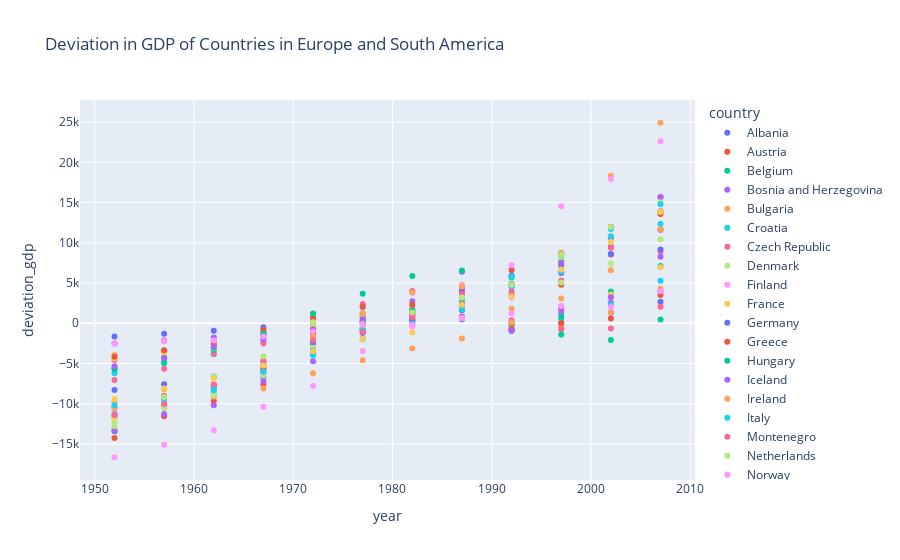

Notebook cell for this chart:
### Markdown cell above
2. Deviation in GDP of each country in Europe and South America.

### Code cell
df = df[df['continent'].isin(['Europe', 'South America'])]

df['deviation_gdp'] = df.groupby('country')['gdpPercap'].apply(lambda x: x - x.mean())

fig = px.scatter(df, x='year', y='deviation_gdp', color='country', title='Deviation in GDP of Countries in Europe and South America')

fig.show()

### Figure 1 — Plotly figure (JSON) as saved in the notebook; plotly's stock layout.template omitted (floating-point values rounded to 4 significant figures)
{"data": [{"hovertemplate": "country=Albania<br>year=%{x}<br>deviation_gdp=%{y}<extra></extra>", "legendgroup": "Albania", "marker": {"color": "#636efa", "symbol": "circle"}, "mode": "markers", "name": "Albania", "orientation": "v", "showlegend": true, "type": "scatter", "x": [1952, 1957, 1962, 1967, 1972, 1977, 1982, 1987, 1992, 1997, 2002, 2007], "xaxis": "x", "y": [-1654.0, -1313.0, -942.5, -495.2, 58.06, 277.6, 375.5, 483.6, -757.9, -62.31, 1349.0, 2682.0], "yaxis": "y"}, {"hovertemplate": "country=Austria<br>year=%{x}<br>deviation_gdp=%{y}<extra></extra>", "legendgroup": "Austria", "marker": {"color": "#EF553B", "symbol": "circle"}, "mode": "markers", "name": "Austria", "orientation": "v", "showlegend": true, "type": "scatter", "x": [1952, 1957, 1962, 1967, 1972, 1977, 1982, 1987, 1992, 1997, 2002, 2007], "xaxis": "x", "y": [-14270.0, -11570.0, -9661.0, -7577.0, -3750.0, -662.5, 1185.0, 3276.0, 6630.0, 8684.0, 12010.0, 15710.0], "yaxis": "y"}, {"hovertemplate": "country=Belgium<br>year=%{x}<br>deviation_gdp=%{y}<extra></extra>", "legendgroup": "Belgium", "marker": {"color": "#00cc96", "symbol": "circle"}, "mode": "markers", "name": "Belgium", "orientation": "v", "showlegend": true, "type": "scatter", "x": [1952, 1957, 1962, 1967, 1972, 1977, 1982, 1987, 1992, 1997, 2002, 2007], "xaxis": "x", "y": [-11560.0, -10190.0, -8910.0, -6752.0, -3229.0, -782.8, 1079.0, 2625.0, 5675.0, 7660.0, 10590.0, 13790.0], "yaxis": "y"}, {"hovertemplate": "country=Bosnia and Herzegovina<br>year=%{x}<br>deviation_gdp=%{y}<extra></extra>", "legendgroup": "Bosnia and Herzegovina", "marker": {"color": "#ab63fa", "symbol": "circle"}, "mode": "markers", "name": "Bosnia and Herzegovina", "orientation": "v", "showlegend": true, "type": "scatter", "x": [1952, 1957, 1962, 1967, 1972, 1977, 1982, 1987, 1992, 1997, 2002, 2007], "xaxis": "x", "y": [-2511.0, -2131.0, -1775.0, -1312.0, -624.6, 43.7, 641.8, 829.3, -938.0, 1282.0, 2534.0, 3962.0], "yaxis": "y"}, {"hovertemplate": "country=Bulgaria<br>year=%{x}<br>deviation_gdp=%{y}<extra></extra>", "legendgroup": "Bulgaria", "marker": {"color": "#FFA15A", "symbol": "circle"}, "mode": "markers", "name": "Bulgaria", "orientation": "v", "showlegend": true, "type": "scatter", "x": [1952, 1957, 1962, 1967, 1972, 1977, 1982, 1987, 1992, 1997, 2002, 2007], "xaxis": "x", "y": [-3940.0, -3375.0, -2130.0, -807.1, 213.4, 1228.0, 1840.0, 1856.0, -81.43, -413.7, 1313.0, 4297.0], "yaxis": "y"}, {"hovertemplate": "country=Croatia<br>year=%{x}<br>deviation_gdp=%{y}<extra></extra>", "legendgroup": "Croatia", "marker": {"color": "#19d3f3", "symbol": "circle"}, "mode": "markers", "name": "Croatia", "orientation": "v", "showlegend": true, "type": "scatter", "x": [1952, 1957, 1962, 1967, 1972, 1977, 1982, 1987, 1992, 1997, 2002, 2007], "xaxis": "x", "y": [-6212.0, -4993.0, -3854.0, -2371.0, -167.6, 1974.0, 3890.0, 4491.0, -883.9, 543.9, 2297.0, 5288.0], "yaxis": "y"}, {"hovertemplate": "country=Czech Republic<br>year=%{x}<br>deviation_gdp=%{y}<extra></extra>", "legendgroup": "Czech Republic", "marker": {"color": "#FF6692", "symbol": "circle"}, "mode": "markers", "name": "Czech Republic", "orientation": "v", "showlegend": true, "type": "scatter", "x": [1952, 1957, 1962, 1967, 1972, 1977, 1982, 1987, 1992, 1997, 2002, 2007], "xaxis": "x", "y": [-7044.0, -5664.0, -3783.0, -2521.0, -811.6, 880.1, 1457.0, 2390.0, 377.0, 2129.0, 3676.0, 8913.0], "yaxis": "y"}, {"hovertemplate": "country=Denmark<br>year=%{x}<br>deviation_gdp=%{y}<extra></extra>", "legendgroup": "Denmark", "marker": {"color": "#B6E880", "symbol": "circle"}, "mode": "markers", "name": "Denmark", "orientation": "v", "showlegend": true, "type": "scatter", "x": [1952, 1957, 1962, 1967, 1972, 1977, 1982, 1987, 1992, 1997, 2002, 2007], "xaxis": "x", "y": [-11980.0, -10570.0, -8089.0, -5735.0, -2806.0, -1249.0, 16.22, 3444.0, 4735.0, 8133.0, 10490.0, 13610.0], "yaxis": "y"}, {"hovertemplate": "country=Finland<br>year=%{x}<br>deviation_gdp=%{y}<extra></extra>", "legendgroup": "Finland", "marker": {"color": "#FF97FF", "symbol": "circle"}, "mode": "markers", "name": "Finland", "orientation": "v", "showlegend": true, "type": "scatter", "x": [1952, 1957, 1962, 1967, 1972, 1977, 1982, 1987, 1992, 1997, 2002, 2007], "xaxis": "x", "y": [-11050.0, -9928.0, -8102.0, -6552.0, -3115.0, -1868.0, 1059.0, 3667.0, 3173.0, 6250.0, 10730.0, 15730.0], "yaxis": "y"}, {"hovertemplate": "country=France<br>year=%{x}<br>deviation_gdp=%{y}<extra></extra>", "legendgroup": "France", "marker": {"color": "#FECB52", "symbol": "circle"}, "mode": "markers", "name": "France", "orientation": "v", "showlegend": true, "type": "scatter", "x": [1952, 1957, 1962, 1967, 1972, 1977, 1982, 1987, 1992, 1997, 2002, 2007], "xaxis": "x", "y": [-11800.0, -10170.0, -8273.0, -5834.0, -2726.0, -540.9, 1460.0, 3233.0, 5870.0, 7056.0, 10090.0, 11640.0], "yaxis": "y"}, {"hovertemplate": "country=Germany<br>year=%{x}<br>deviation_gdp=%{y}<extra></extra>", "legendgroup": "Germany", "marker": {"color": "#636efa", "symbol": "circle"}, "mode": "markers", "name": "Germany", "orientation": "v", "showlegend": true, "type": "scatter", "x": [1952, 1957, 1962, 1967, 1972, 1977, 1982, 1987, 1992, 1997, 2002, 2007], "xaxis": "x", "y": [-13410.0, -10370.0, -7654.0, -5811.0, -2541.0, -43.76, 1475.0, 4083.0, 5949.0, 7232.0, 9479.0, 11610.0], "yaxis": "y"}, {"hovertemplate": "country=Greece<br>year=%{x}<br>deviation_gdp=%{y}<extra></extra>", "legendgroup": "Greece", "marker": {"color": "#EF553B", "symbol": "circle"}, "mode": "markers", "name": "Greece", "orientation": "v", "showlegend": true, "type": "scatter", "x": [1952, 1957, 1962, 1967, 1972, 1977, 1982, 1987, 1992, 1997, 2002, 2007], "xaxis": "x", "y": [-10440.0, -9053.0, -7952.0, -5456.0, -1244.0, 226.5, 1299.0, 2151.0, 3572.0, 4779.0, 8545.0, 13570.0], "yaxis": "y"}, {"hovertemplate": "country=Hungary<br>year=%{x}<br>deviation_gdp=%{y}<extra></extra>", "legendgroup": "Hungary", "marker": {"color": "#00cc96", "symbol": "circle"}, "mode": "markers", "name": "Hungary", "orientation": "v", "showlegend": true, "type": "scatter", "x": [1952, 1957, 1962, 1967, 1972, 1977, 1982, 1987, 1992, 1997, 2002, 2007], "xaxis": "x", "y": [-5625.0, -4848.0, -3338.0, -1562.0, -719.5, 786.7, 1658.0, 2098.0, -352.5, 824.6, 3956.0, 7121.0], "yaxis": "y"}, {"hovertemplate": "country=Iceland<br>year=%{x}<br>deviation_gdp=%{y}<extra></extra>", "legendgroup": "Iceland", "marker": {"color": "#ab63fa", "symbol": "circle"}, "mode": "markers", "name": "Iceland", "orientation": "v", "showlegend": true, "type": "scatter", "x": [1952, 1957, 1962, 1967, 1972, 1977, 1982, 1987, 1992, 1997, 2002, 2007], "xaxis": "x", "y": [-13260.0, -11290.0, -10180.0, -7212.0, -4733.0, -876.5, 2738.0, 6392.0, 4613.0, 7530.0, 10630.0, 15650.0], "yaxis": "y"}, {"hovertemplate": "country=Ireland<br>year=%{x}<br>deviation_gdp=%{y}<extra></extra>", "legendgroup": "Ireland", "marker": {"color": "#FFA15A", "symbol": "circle"}, "mode": "markers", "name": "Ireland", "orientation": "v", "showlegend": true, "type": "scatter", "x": [1952, 1957, 1962, 1967, 1972, 1977, 1982, 1987, 1992, 1997, 2002, 2007], "xaxis": "x", "y": [-10550.0, -10160.0, -9127.0, -8103.0, -6228.0, -4608.0, -3140.0, -1886.0, 1800.0, 8763.0, 18320.0, 24920.0], "yaxis": "y"}, {"hovertemplate": "country=Italy<br>year=%{x}<br>deviation_gdp=%{y}<extra></extra>", "legendgroup": "Italy", "marker": {"color": "#19d3f3", "symbol": "circle"}, "mode": "markers", "name": "Italy", "orientation": "v", "showlegend": true, "type": "scatter", "x": [1952, 1957, 1962, 1967, 1972, 1977, 1982, 1987, 1992, 1997, 2002, 2007], "xaxis": "x", "y": [-11310.0, -9997.0, -8002.0, -6223.0, -3976.0, -1989.0, 292.3, 2962.0, 5768.0, 8430.0, 11720.0, 12320.0], "yaxis": "y"}, {"hovertemplate": "country=Montenegro<br>year=%{x}<br>deviation_gdp=%{y}<extra></extra>", "legendgroup": "Montenegro", "marker": {"color": "#FF6692", "symbol": "circle"}, "mode": "markers", "name": "Montenegro", "orientation": "v", "showlegend": true, "type": "scatter", "x": [1952, 1957, 1962, 1967, 1972, 1977, 1982, 1987, 1992, 1997, 2002, 2007], "xaxis": "x", "y": [-4560.0, -3526.0, -2558.0, -1300.0, 570.3, 2388.0, 4015.0, 4524.0, -204.7, -742.5, -650.9, 2046.0], "yaxis": "y"}, {"hovertemplate": "country=Netherlands<br>year=%{x}<br>deviation_gdp=%{y}<extra></extra>", "legendgroup": "Netherlands", "marker": {"color": "#B6E880", "symbol": "circle"}, "mode": "markers", "name": "Netherlands", "orientation": "v", "showlegend": true, "type": "scatter", "x": [1952, 1957, 1962, 1967, 1972, 1977, 1982, 1987, 1992, 1997, 2002, 2007], "xaxis": "x", "y": [-12810.0, -10470.0, -8958.0, -6386.0, -2954.0, -539.8, -349.4, 1902.0, 5042.0, 8497.0, 11980.0, 15050.0], "yaxis": "y"}, {"hovertemplate": "country=Norway<br>year=%{x}<br>deviation_gdp=%{y}<extra></extra>", "legendgroup": "Norway", "marker": {"color": "#FF97FF", "symbol": "circle"}, "mode": "markers", "name": "Norway", "orientation": "v", "showlegend": true, "type": "scatter", "x": [1952, 1957, 1962, 1967, 1972, 1977, 1982, 1987, 1992, 1997, 2002, 2007], "xaxis": "x", "y": [-16650.0, -15090.0, -13300.0, -10390.0, -7782.0, -3436.0, -448.7, 4794.0, 7218.0, 14540.0, 17940.0, 22610.0], "yaxis": "y"}, {"hovertemplate": "country=Poland<br>year=%{x}<br>deviation_gdp=%{y}<extra></extra>", "legendgroup": "Poland", "marker": {"color": "#FECB52", "symbol": "circle"}, "mode": "markers", "name": "Poland", "orientation": "v", "showlegend": true, "type": "scatter", "x": [1952, 1957, 1962, 1967, 1972, 1977, 1982, 1987, 1992, 1997, 2002, 2007], "xaxis": "x", "y": [-4387.0, -3682.0, -3078.0, -1859.0, -410.0, 1092.0, 34.98, 665.8, -677.7, 1743.0, 3586.0, 6973.0], "yaxis": "y"}, {"hovertemplate": "country=Portugal<br>year=%{x}<br>deviation_gdp=%{y}<extra></extra>", "legendgroup": "Portugal", "marker": {"color": "#636efa", "symbol": "circle"}, "mode": "markers", "name": "Portugal", "orientation": "v", "showlegend": true, "type": "scatter", "x": [1952, 1957, 1962, 1967, 1972, 1977, 1982, 1987, 1992, 1997, 2002, 2007], "xaxis": "x", "y": [-8286.0, -7580.0, -6626.0, -4993.0, -2332.0, -1182.0, 399.8, 1685.0, 4853.0, 6287.0, 8617.0, 9156.0], "yaxis": "y"}, {"hovertemplate": "country=Romania<br>year=%{x}<br>deviation_gdp=%{y}<extra></extra>", "legendgroup": "Romania", "marker": {"color": "#EF553B", "symbol": "circle"}, "mode": "markers", "name": "Romania", "orientation": "v", "showlegend": true, "type": "scatter", "x": [1952, 1957, 1962, 1967, 1972, 1977, 1982, 1987, 1992, 1997, 2002, 2007], "xaxis": "x", "y": [-4156.0, -3357.0, -2565.0, -829.3, 711.2, 2056.0, 2305.0, 2396.0, -701.8, 46.38, 585.2, 3508.0], "yaxis": "y"}, {"hovertemplate": "country=Serbia<br>year=%{x}<br>deviation_gdp=%{y}<extra></extra>", "legendgroup": "Serbia", "marker": {"color": "#00cc96", "symbol": "circle"}, "mode": "markers", "name": "Serbia", "orientation": "v", "showlegend": true, "type": "scatter", "x": [1952, 1957, 1962, 1967, 1972, 1977, 1982, 1987, 1992, 1997, 2002, 2007], "xaxis": "x", "y": [-5724.0, -4324.0, -3015.0, -1313.0, 1217.0, 3676.0, 5876.0, 6566.0, 20.02, -1391.0, -2069.0, 481.5], "yaxis": "y"}, {"hovertemplate": "country=Slovak Republic<br>year=%{x}<br>deviation_gdp=%{y}<extra></extra>", "legendgroup": "Slovak Republic", "marker": {"color": "#ab63fa", "symbol": "circle"}, "mode": "markers", "name": "Slovak Republic", "orientation": "v", "showlegend": true, "type": "scatter", "x": [1952, 1957, 1962, 1967, 1972, 1977, 1982, 1987, 1992, 1997, 2002, 2007], "xaxis": "x", "y": [-5341.0, -4322.0, -2934.0, -2003.0, -741.4, 507.1, 933.0, 1622.0, -917.1, 1711.0, 3223.0, 8263.0], "yaxis": "y"}, {"hovertemplate": "country=Slovenia<br>year=%{x}<br>deviation_gdp=%{y}<extra></extra>", "legendgroup": "Slovenia", "marker": {"color": "#FFA15A", "symbol": "circle"}, "mode": "markers", "name": "Slovenia", "orientation": "v", "showlegend": true, "type": "scatter", "x": [1952, 1957, 1962, 1967, 1972, 1977, 1982, 1987, 1992, 1997, 2002, 2007], "xaxis": "x", "y": [-9860.0, -8212.0, -6672.0, -4669.0, -1691.0, 1202.0, 3792.0, 4604.0, 140.1, 3087.0, 6585.0, 11690.0], "yaxis": "y"}, {"hovertemplate": "country=Spain<br>year=%{x}<br>deviation_gdp=%{y}<extra></extra>", "legendgroup": "Spain", "marker": {"color": "#19d3f3", "symbol": "circle"}, "mode": "markers", "name": "Spain", "orientation": "v", "showlegend": true, "type": "scatter", "x": [1952, 1957, 1962, 1967, 1972, 1977, 1982, 1987, 1992, 1997, 2002, 2007], "xaxis": "x", "y": [-10200.0, -9465.0, -8336.0, -6036.0, -3391.0, -792.9, -103.7, 1735.0, 4573.0, 6415.0, 10810.0, 14790.0], "yaxis": "y"}, {"hovertemplate": "country=Sweden<br>year=%{x}<br>deviation_gdp=%{y}<extra></extra>", "legendgroup": "Sweden", "marker": {"color": "#FF6692", "symbol": "circle"}, "mode": "markers", "name": "Sweden", "orientation": "v", "showlegend": true, "type": "scatter", "x": [1952, 1957, 1962, 1967, 1972, 1977, 1982, 1987, 1992, 1997, 2002, 2007], "xaxis": "x", "y": [-11420.0, -10030.0, -7614.0, -4685.0, -2111.0, -1087.0, 724.3, 3644.0, 3937.0, 5323.0, 9399.0, 13920.0], "yaxis": "y"}, {"hovertemplate": "country=Switzerland<br>year=%{x}<br>deviation_gdp=%{y}<extra></extra>", "legendgroup": "Switzerland", "marker": {"color": "#B6E880", "symbol": "circle"}, "mode": "markers", "name": "Switzerland", "orientation": "v", "showlegend": true, "type": "scatter", "x": [1952, 1957, 1962, 1967, 1972, 1977, 1982, 1987, 1992, 1997, 2002, 2007], "xaxis": "x", "y": [-12340.0, -9165.0, -6643.0, -4108.0, 120.8, -92.04, 1323.0, 3207.0, 4797.0, 5061.0, 7407.0, 10430.0], "yaxis": "y"}, {"hovertemplate": "country=Turkey<br>year=%{x}<br>deviation_gdp=%{y}<extra></extra>", "legendgroup": "Turkey", "marker": {"color": "#FF97FF", "symbol": "circle"}, "mode": "markers", "name": "Turkey", "orientation": "v", "showlegend": true, "type": "scatter", "x": [1952, 1957, 1962, 1967, 1972, 1977, 1982, 1987, 1992, 1997, 2002, 2007], "xaxis": "x", "y": [-2500.0, -2251.0, -2147.0, -1643.0, -1019.0, -200.3, -228.1, 619.6, 1209.0, 2132.0, 2039.0, 3989.0], "yaxis": "y"}, {"hovertemplate": "country=United Kingdom<br>year=%{x}<br>deviation_gdp=%{y}<extra></extra>", "legendgroup": "United Kingdom", "marker": {"color": "#FECB52", "symbol": "circle"}, "mode": "markers", "name": "United Kingdom", "orientation": "v", "showlegend": true, "type": "scatter", "x": [1952, 1957, 1962, 1967, 1972, 1977, 1982, 1987, 1992, 1997, 2002, 2007], "xaxis": "x", "y": [-9401.0, -8097.0, -6903.0, -5238.0, -3485.0, -1952.0, -1148.0, 2284.0, 3325.0, 6694.0, 10100.0, 13820.0], "yaxis": "y"}], "layout": {"legend": {"title": {"text": "country"}, "tracegroupgap": 0}, "title": {"text": "Deviation in GDP of Countries in Europe and South America"}, "xaxis": {"anchor": "y", "domain": [0, 1], "title": {"text": "year"}}, "yaxis": {"anchor": "x", "domain": [0, 1], "title": {"text": "deviation_gdp"}}}}
